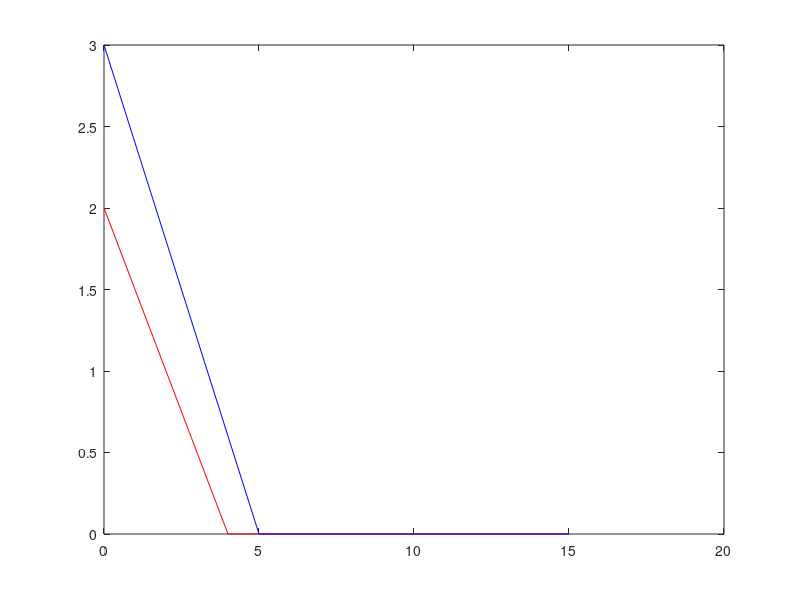

This figure's MATLAB source: (Note: this script raises an error after producing the figure.)
% Maximize/Minimize (3x1 + 2x2)
% Subject to 
% 2x1 +4x2> = 8,
% 3x1 + 5x2>= 15,
% x1>=0, x2>= 0.

clc 
clear all

A = [2 4; 3 5];
B = [8 ; 15];
C = [3 2];

y1 = 0:1:max(B);
x21 = (B(1)-A(1,1).*y1)./A(1,2);
x22 = (B(2)-A(2,1).*y1)./A(2,2);
x21 = max(0,x21);
x22 = max(0,x22);

plot(y1,x21,'r', y1,x22,'b')

cx1 = find(y1==0);
c1 = find(x21 == 0);
line1 = [y1(:,[c1 cx1]); x21(:,[c1 cx1])]' ;
c2 = find(x22 == 0);
line2 = [y1(:,[c2 cx1]); x22(:,[c2 cx1])]' ;
corpts = unique([line1;line2], 'rows');

HG=[0;0];
for i=1:size(A,1)
    hg1 = A(i,:);
    b1 = B(i,:);
    for j=i+1:size(A,1)
        hg2 = A(j,:);
        b2 = B(j,:);

        Aa = [hg1; hg2];
        Bb = [b1; b2];
        Xx = Aa\Bb;

        HG = [HG Xx];

    end
end
pts = HG'

allpts = [corpts ; pts];
allpts = unique(allpts,'rows');

PT = jahnvi(allpts);
PT = unique(PT,'rows');

for i=1:size(PT,1)
    Fx(i,:) = sum(PT(i,:).*C);
end
vertFns = [PT Fx];

[minval minind] = min(Fx);
optval = vertFns(minind,:)


